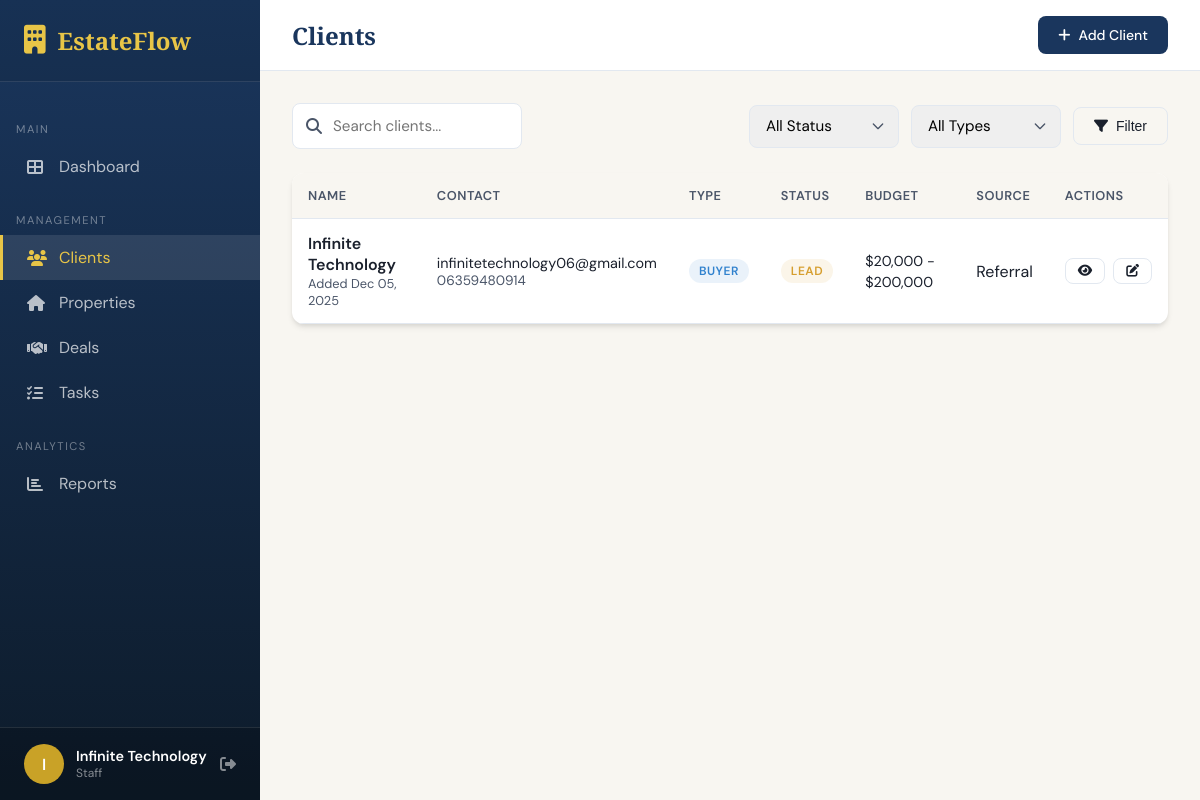
Screenshot of /clients (signed in) with the database file from the repository.
### app.py (models this page shows, shortened)
class User(UserMixin, db.Model):
    id = db.Column(db.Integer, primary_key=True)
    username = db.Column(db.String(80), unique=True, nullable=False)
    email = db.Column(db.String(120), unique=True, nullable=False)
    password_hash = db.Column(db.String(256), nullable=False)
    role = db.Column(db.String(20), default='staff')  # admin, manager, staff
    first_name = db.Column(db.String(50))
    last_name = db.Column(db.String(50))
    phone = db.Column(db.String(20))
    position = db.Column(db.String(50))  # e.g., Senior Agent, Junior Agent, etc.
    hire_date = db.Column(db.Date)
    commission_rate = db.Column(db.Float, default=3.0)
    is_active = db.Column(db.Boolean, default=True)
    avatar_color = db.Column(db.String(20), default='#1a365d')
    created_at = db.Column(db.DateTime, default=datetime.utcnow)
    created_by = db.Column(db.Integer, db.ForeignKey('user.id'))
    properties = db.relationship('Property', backref='agent', lazy=True, foreign_keys='Property.agent_id')
    clients = db.relationship('Client', backref='agent', lazy=True, foreign_keys='Client.agent_id')
    tasks = db.relationship('Task', backref='assigned_to', lazy=True, foreign_keys='Task.user_id')
    @property
    def full_name(self):
        if self.first_name and self.last_name:
            return f"{self.first_name} {self.last_name}"
        return self.username
    def is_admin(self):
        return self.role == 'admin'

class Client(db.Model):
    id = db.Column(db.Integer, primary_key=True)
    first_name = db.Column(db.String(50), nullable=False)
    last_name = db.Column(db.String(50), nullable=False)
    email = db.Column(db.String(120))
    phone = db.Column(db.String(20))
    client_type = db.Column(db.String(20))  # buyer, seller, both
    status = db.Column(db.String(20), default='lead')  # lead, prospect, active, closed
    budget_min = db.Column(db.Float)
    budget_max = db.Column(db.Float)
    preferred_location = db.Column(db.String(200))
    notes = db.Column(db.Text)
    source = db.Column(db.String(50))  # referral, website, social, etc.
    created_at = db.Column(db.DateTime, default=datetime.utcnow)
    updated_at = db.Column(db.DateTime, default=datetime.utcnow, onupdate=datetime.utcnow)
    agent_id = db.Column(db.Integer, db.ForeignKey('user.id'))
    interactions = db.relationship('Interaction', backref='client', lazy=True, cascade='all, delete-orphan')
    deals = db.relationship('Deal', backref='client', lazy=True)
    @property
    def full_name(self):
        return f"{self.first_name} {self.last_name}"

### app.py (the view, shortened to what this page needs)
@app.route('/clients')
@login_required
def clients():
    status_filter = request.args.get('status', '')
    type_filter = request.args.get('type', '')
    search = request.args.get('search', '')
    query = Client.query.filter_by(agent_id=current_user.id)
    if status_filter:
        query = query.filter_by(status=status_filter)
    if type_filter:
        query = query.filter_by(client_type=type_filter)
    clients = query.order_by(Client.created_at.desc()).all()
    return render_template('clients.html', clients=clients)

### app.py (called while the page is built)
@login_manager.user_loader
def load_user(user_id):
    return User.query.get(int(user_id))

### templates/clients.html (shortened to what this page needs)
{% extends "base.html" %}
{% block content %}
<div class="top-bar">
    <h1 class="page-title">Clients</h1>
    <div class="top-actions">
        <a href="{{ url_for('add_client') }}" class="btn btn-primary">
            <i class="fas fa-plus"></i> Add Client
        </a>
    </div>
</div>
<div class="content-area">
    <form method="GET" class="filters">
        <div class="search-box">
            <i class="fas fa-search"></i>
            <input type="text" name="search" class="form-control" placeholder="Search clients..." value="{{ request.args.get('search', '') }}">
        </div>
        <select name="status" class="form-control" onchange="this.form.submit()">
            <option value="">All Status</option>
        </select>
        <select name="type" class="form-control" onchange="this.form.submit()">
            <option value="">All Types</option>
        </select>
        <button type="submit" class="btn btn-outline">
            <i class="fas fa-filter"></i> Filter
        </button>
    </form>
    <div class="card">
        <div class="card-body" style="padding: 0;">
            {% if clients %}
                <div class="table-container">
                    <table>
                        <thead>
                            <tr>
                                <th>Name</th>
                                <th>Contact</th>
                                <th>Type</th>
                                <th>Status</th>
                                <th>Budget</th>
                                <th>Source</th>
                                <th>Actions</th>
                            </tr>
                        </thead>
                        <tbody>
                            {% for client in clients %}
                            <tr>
                                <td>
                                    <a href="{{ url_for('view_client', id=client.id) }}" style="text-decoration: none; color: inherit;">
                                        <div style="font-weight: 600;">{{ client.full_name }}</div>
                                        <div style="font-size: 0.8rem; color: var(--text-light);">
                                            Added {{ client.created_at.strftime('%b %d, %Y') }}
                                        </div>
                                    </a>
                                </td>
                                <td>
                                    <div style="font-size: 0.9rem;">{{ client.email or '-' }}</div>
                                    <div style="font-size: 0.85rem; color: var(--text-light);">{{ client.phone or '-' }}</div>
                                </td>
                                <td>
                                    {% if client.client_type %}
                                        <span class="badge badge-info">{{ client.client_type|capitalize }}</span>
                                    {% else %}
                                        <span style="color: var(--text-light);">-</span>
                                    {% endif %}
                                </td>
                                <td>
                                    <span class="badge
                                        {% if client.status == 'active' %}badge-success
                                        {% elif client.status == 'lead' %}badge-warning
                                        {% elif client.status == 'prospect' %}badge-info
                                        {% else %}badge-primary{% endif %}">
                                        {{ client.status|capitalize }}
                                    </span>
                                </td>
                                <td>
                                    {% if client.budget_min or client.budget_max %}
                                        <span style="font-size: 0.9rem;">
                                            ${{ '{:,.0f}'.format(client.budget_min or 0) }} - ${{ '{:,.0f}'.format(client.budget_max or 0) }}
                                        </span>
                                    {% else %}
                                        <span style="color: var(--text-light);">-</span>
                                    {% endif %}
                                </td>
                                <td>{{ client.source|capitalize if client.source else '-' }}</td>
                                <td>
                                    <div style="display: flex; gap: 8px;">
                                        <a href="{{ url_for('view_client', id=client.id) }}" class="btn btn-sm btn-outline" title="View">
                                            <i class="fas fa-eye"></i>
                                        </a>
                                        <a href="{{ url_for('edit_client', id=client.id) }}" class="btn btn-sm btn-outline" title="Edit">
                                            <i class="fas fa-edit"></i>
                                        </a>
                                    </div>
                                </td>
                            </tr>
                            {% endfor %}
                        </tbody>
                    </table>
                </div>
            {% endif %}
        </div>
    </div>
</div>
{% endblock %}

### templates/base.html (shortened to what this page needs)
<!DOCTYPE html>
<html lang="en">
<head>
    <link rel="stylesheet" href="https://cdnjs.cloudflare.com/ajax/libs/font-awesome/6.4.0/css/all.min.css">
</head>
<body>
    {% if current_user.is_authenticated %}
    <aside class="sidebar">
        <div class="sidebar-header">
            <div class="sidebar-logo">
                <i class="fas fa-building"></i>
                <span>EstateFlow</span>
            </div>
        </div>
        <nav class="sidebar-nav">
            <div class="nav-section">Main</div>
            <a href="{{ url_for('dashboard') }}" class="nav-link {% if request.endpoint == 'dashboard' %}active{% endif %}">
                <i class="fas fa-th-large"></i>
                <span>Dashboard</span>
            </a>
            <div class="nav-section">Management</div>
            <a href="{{ url_for('clients') }}" class="nav-link {% if 'client' in request.endpoint %}active{% endif %}">
                <i class="fas fa-users"></i>
                <span>Clients</span>
            </a>
            <a href="{{ url_for('properties') }}" class="nav-link {% if 'propert' in request.endpoint %}active{% endif %}">
                <i class="fas fa-home"></i>
                <span>Properties</span>
            </a>
            <a href="{{ url_for('deals') }}" class="nav-link {% if 'deal' in request.endpoint %}active{% endif %}">
                <i class="fas fa-handshake"></i>
                <span>Deals</span>
            </a>
            <a href="{{ url_for('tasks') }}" class="nav-link {% if 'task' in request.endpoint %}active{% endif %}">
                <i class="fas fa-tasks"></i>
                <span>Tasks</span>
            </a>
            <div class="nav-section">Analytics</div>
            <a href="{{ url_for('reports') }}" class="nav-link {% if request.endpoint == 'reports' %}active{% endif %}">
                <i class="fas fa-chart-bar"></i>
                <span>Reports</span>
            </a>
        </nav>
        <div class="sidebar-footer">
            <div class="user-info">
                <div class="user-avatar">{{ current_user.first_name[0]|upper if current_user.first_name else current_user.username[0]|upper }}</div>
                <div class="user-details">
                    <div class="user-name">{{ current_user.full_name }}</div>
                    <div class="user-role">{{ current_user.role|capitalize }}</div>
                </div>
                <a href="{{ url_for('logout') }}" title="Logout" style="color: rgba(255,255,255,0.5);">
                    <i class="fas fa-sign-out-alt"></i>
                </a>
            </div>
        </div>
    </aside>
    {% endif %}
    <main class="main-content" {% if not current_user.is_authenticated %}style="margin-left: 0;"{% endif %}>
        {% block content %}{% endblock %}
    </main>
</body>
</html>

### rows the page displays
User: first_name "I", full_name "Infinite Technology", role "Staff"
Client: full_name "Infinite Technology", created_at "Dec 05, 2025", email "infinitetechnology06@gmail.com", phone "06359480914", client_type "BUYER", status "LEAD", budget_min "20,000", budget_max "200,000", source "Referral"
